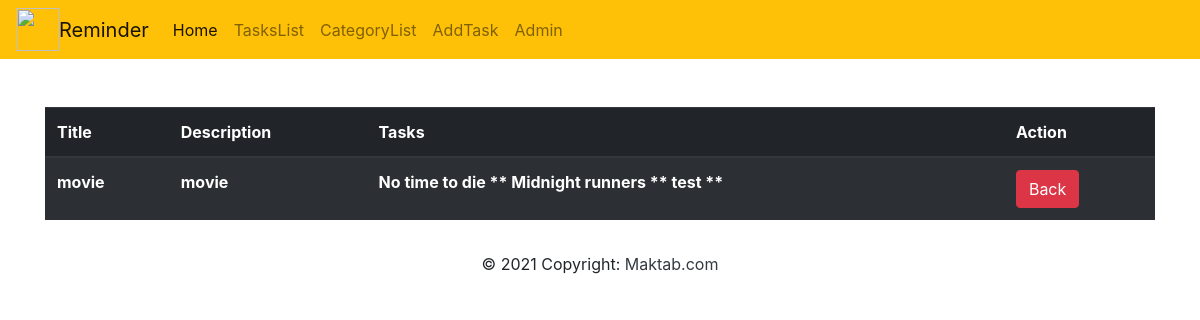
/category/6/, run on the app's committed database.
### todo/models.py (models this page shows, shortened)
class Category(models.Model):
    category_name = models.CharField(max_length=100, blank=False)
    description = models.TextField(max_length=500)

class Task(models.Model):
    title = models.CharField(max_length=100, blank=False)
    description = models.TextField(max_length=500, blank=False)
    category = models.ManyToManyField(Category, related_name="cat_rel")
    PRIORITY_CHOICES = [
        ('high', 'high'),
        ('medium', 'medium'),
        ('low', 'low')
    ]
    priority = models.CharField(max_length=6, choices=PRIORITY_CHOICES, default="low")
    create_time = models.DateField(auto_now_add=True)
    dead_line = models.DateField()

### todo/views.py (the view)
# urls.py: path("category/<int:pk>/", CategoryDetail.as_view(), name="category_detail"),
class CategoryDetail(DetailView):
    model = Category
    template_name = 'todo/category_detail.html'
    def get_context_data(self, **kwargs):
        context = super().get_context_data(**kwargs)
        context["tasks"] = list(Task.objects.all().filter(category=context["category"]))
        return context

### template/todo/category_detail.html (shortened to what this page needs)
{% extends "base.html" %}
{% block content %}
    <div class="container mt-5">
            <table class="table table-striped mt-4 table-dark">
                <thead>
                    <tr>
                        <th scope="col">
                            Title
                        </th>
                        <th scope="col">
                            Description
                        </th>
                        <th scope="col">
                            Tasks
                        </th>
                        <th scope="col">
                            Action
                        </th>
                    </tr>
                </thead>
                <tbody>
                    <tr>
                        <th >{{category.category_name}}</th>
                        <th >{{category.description}}</th>
                        <th >
                            {% for t in tasks%}
                                {{t.title}} **
                            {% endfor %}
                        </th>
                        <th>
                            <a href="{% url 'category_list' %}" class="btn btn-danger">Back</a>
                        </th>
                    </tr>
                </tbody>
            </table>
        </div>
{% endblock %}

### data on the page
Category: category_name "movie", description "movie"
Task: title "No time to die"
Task: title "Midnight runners"
Task: title "test"
